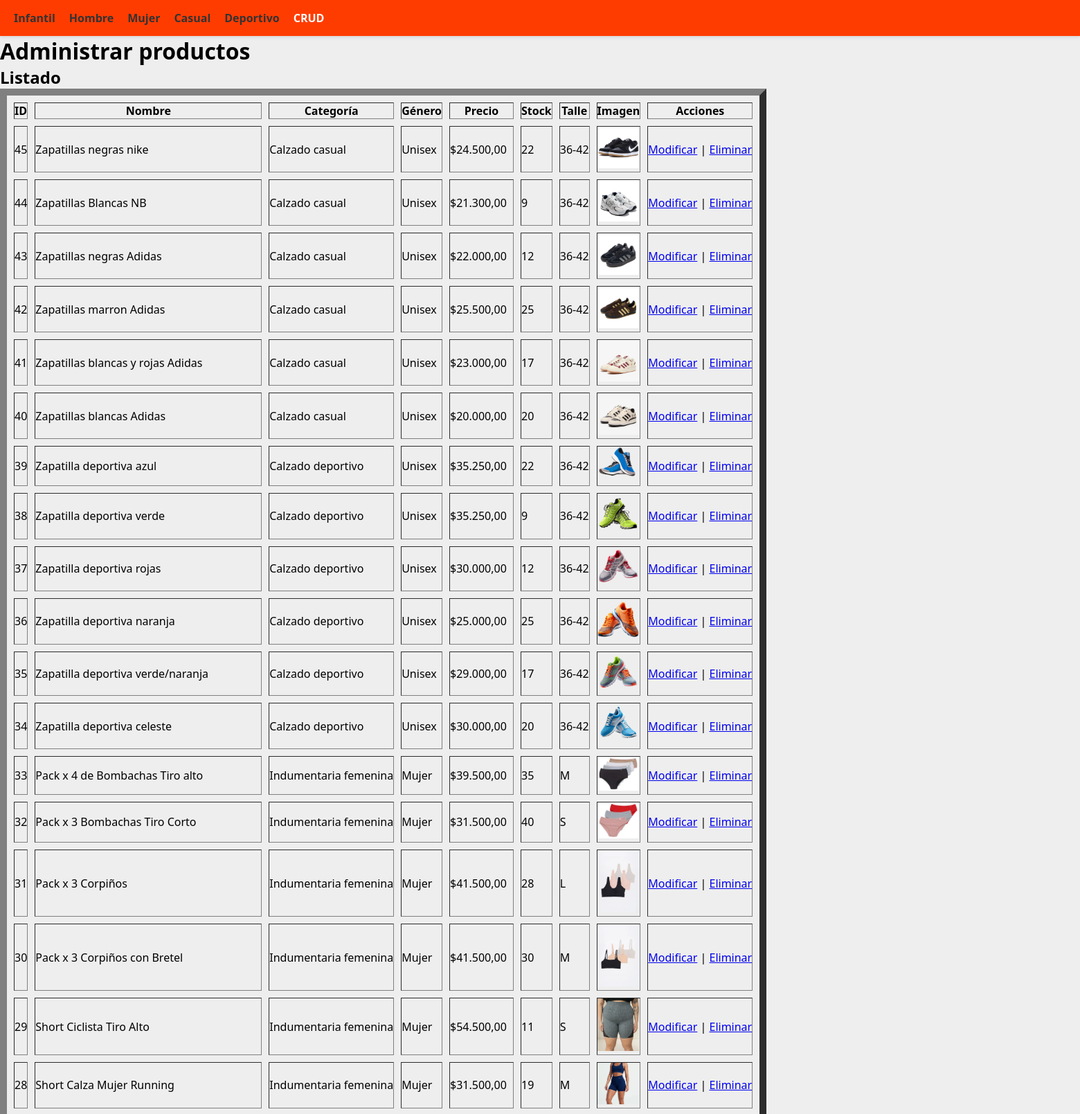
Page /paginabotas.php (upper part) on the committed database.
### tables this page shows
CREATE TABLE productos (
    id_producto   INT AUTO_INCREMENT PRIMARY KEY,
    nombre        VARCHAR(100),
    descripcion   VARCHAR(250),
    precio        DECIMAL(10,2),
    stock         INT,
    id_categoria  INT,
    id_genero     INT,
    talle         VARCHAR(10),
    imagen        VARCHAR(255),
    FOREIGN KEY (id_categoria) REFERENCES categoria (id_categoria),
    FOREIGN KEY (id_genero)    REFERENCES generos (id_genero)
);

CREATE TABLE categoria (
    id_categoria INT AUTO_INCREMENT PRIMARY KEY,
    categoria    VARCHAR(50)
);

CREATE TABLE generos (
    id_genero INT AUTO_INCREMENT PRIMARY KEY,
    genero    VARCHAR(20) UNIQUE
);

### paginabotas.php (the view, shortened to what this page needs)
<!DOCTYPE html>
<?php
$conexion = conectarDB();
$sql = "SELECT p.*, c.categoria, g.genero
        FROM productos p
        JOIN categoria c ON p.id_categoria = c.id_categoria
        JOIN generos   g ON p.id_genero    = g.id_genero
        ORDER BY p.id_producto DESC";
$productos = mysqli_query($conexion, $sql);
?>
<html lang="es">
<head>
        <link rel="stylesheet" href="styles.css">
</head>
<body class="body-infantil">
<nav class="barra-navegacion">
    <ul>
      <li><a href="paginainfantil.php">Infantil</a></li>
      <li><a href="hombre.php">Hombre</a></li>
      <li><a href="paginamujer.php">Mujer</a></li>
      <li><a href="paginacasual.php">Casual</a></li>
      <li><a href="paginadeport.php">Deportivo</a></li>
      <li><a href="paginabotas.php" class="activo">CRUD</a></li>
      <li><a class="boton-principal-paginas" href="paginaprincipal.php">ZonaOutfit</a></li>
    </ul>
</nav>
<h1>Administrar productos</h1>
<h2>Listado</h2>
<table border="10" cellpadding="5" cellspacing="10">
    <thead>
        <tr>
            <th>ID</th>
            <th>Nombre</th>
            <th>Categoría</th>
            <th>Género</th>
            <th>Precio</th>
            <th>Stock</th>
            <th>Talle</th>
            <th>Imagen</th>
            <th>Acciones</th>
        </tr>
    </thead>
    <tbody>
    <?php while ($p = mysqli_fetch_assoc($productos)): ?>
        <tr>
            <td><?php echo $p['id_producto']; ?></td>
            <td><?php echo htmlspecialchars($p['nombre']); ?></td>
            <td><?php echo htmlspecialchars($p['categoria']); ?></td>
            <td><?php echo htmlspecialchars($p['genero']); ?></td>
            <td>$<?php echo number_format($p['precio'], 2, ',', '.'); ?></td>
            <td><?php echo $p['stock']; ?></td>
            <td><?php echo htmlspecialchars($p['talle']); ?></td>
            <td>
                <?php if ($p['imagen']): ?>
                    <img src="<?php echo $p['imagen']; ?>" alt="" style="width:60px;">
                <?php endif; ?>
            </td>
            <td>
                <a href="modificarProducto.php?id=<?php echo $p['id_producto']; ?>">Modificar</a>
                |
                <a href="funciones/baja.php?id=<?php echo $p['id_producto']; ?>"
                   onclick="return confirm('¿Eliminar este producto?');">
                   Eliminar
                </a>
            </td>
        </tr>
    <?php endwhile; ?>
    </tbody>
</table>
</body>
</html>

### styles.css (style rules this page uses)
* { margin: 0; padding: 0; box-sizing: border-box; font-family: system-ui, -apple-system, BlinkMacSystemFont, 'Segoe UI', Roboto, Oxygen, Ubuntu, Cantarell, 'Open Sans', 'Helvetica Neue', sans-serif, sans-serif; }
body { background: #eeeeee; }
.barra-navegacion { background: #ff3c00; padding: 15px 20px; box-shadow: 0 2px 5px rgba(0, 0, 0, 0.1); }
.barra-navegacion ul { list-style: none; display: flex; gap: 20px; margin: 0; padding: 0; }
.barra-navegacion a { text-decoration: none; color: #333; font-weight: bold; }
.barra-navegacion a.activo { color: #ffffff; }

### rows in the picture
productos: id_producto "45", nombre "Zapatillas negras nike", id_categoria.categoria "Calzado casual", id_genero.genero "Unisex", precio "24.500,00", stock "22", talle "36-42", imagen (picture)
productos: id_producto "44", nombre "Zapatillas Blancas NB", id_categoria.categoria "Calzado casual", id_genero.genero "Unisex", precio "21.300,00", stock "9", talle "36-42", imagen (picture)
productos: id_producto "43", nombre "Zapatillas negras Adidas", id_categoria.categoria "Calzado casual", id_genero.genero "Unisex", precio "22.000,00", stock "12", talle "36-42", imagen (picture)
productos: id_producto "42", nombre "Zapatillas marron Adidas", id_categoria.categoria "Calzado casual", id_genero.genero "Unisex", precio "25.500,00", stock "25", talle "36-42", imagen (picture)
productos: id_producto "41", nombre "Zapatillas blancas y rojas Adidas", id_categoria.categoria "Calzado casual", id_genero.genero "Unisex", precio "23.000,00", stock "17", talle "36-42", imagen (picture)
productos: id_producto "40", nombre "Zapatillas blancas Adidas", id_categoria.categoria "Calzado casual", id_genero.genero "Unisex", precio "20.000,00", stock "20", talle "36-42", imagen (picture)
productos: id_producto "39", nombre "Zapatilla deportiva azul", id_categoria.categoria "Calzado deportivo", id_genero.genero "Unisex", precio "35.250,00", stock "22", talle "36-42", imagen (picture)
productos: id_producto "38", nombre "Zapatilla deportiva verde", id_categoria.categoria "Calzado deportivo", id_genero.genero "Unisex", precio "35.250,00", stock "9", talle "36-42", imagen (picture)
productos: id_producto "37", nombre "Zapatilla deportiva rojas", id_categoria.categoria "Calzado deportivo", id_genero.genero "Unisex", precio "30.000,00", stock "12", talle "36-42", imagen (picture)
productos: id_producto "36", nombre "Zapatilla deportiva naranja", id_categoria.categoria "Calzado deportivo", id_genero.genero "Unisex", precio "25.000,00", stock "25", talle "36-42", imagen (picture)
productos: id_producto "35", nombre "Zapatilla deportiva verde/naranja", id_categoria.categoria "Calzado deportivo", id_genero.genero "Unisex", precio "29.000,00", stock "17", talle "36-42", imagen (picture)
productos: id_producto "34", nombre "Zapatilla deportiva celeste", id_categoria.categoria "Calzado deportivo", id_genero.genero "Unisex", precio "30.000,00", stock "20", talle "36-42", imagen (picture)
productos: id_producto "33", nombre "Pack x 4 de Bombachas Tiro alto", id_categoria.categoria "Indumentaria femenina", id_genero.genero "Mujer", precio "39.500,00", stock "35", talle "M", imagen (picture)
productos: id_producto "32", nombre "Pack x 3 Bombachas Tiro Corto", id_categoria.categoria "Indumentaria femenina", id_genero.genero "Mujer", precio "31.500,00", stock "40", talle "S", imagen (picture)
productos: id_producto "31", nombre "Pack x 3 Corpiños", id_categoria.categoria "Indumentaria femenina", id_genero.genero "Mujer", precio "41.500,00", stock "28", talle "L", imagen (picture)
productos: id_producto "30", nombre "Pack x 3 Corpiños con Bretel", id_categoria.categoria "Indumentaria femenina", id_genero.genero "Mujer", precio "41.500,00", stock "30", talle "M", imagen (picture)
productos: id_producto "29", nombre "Short Ciclista Tiro Alto", id_categoria.categoria "Indumentaria femenina", id_genero.genero "Mujer", precio "54.500,00", stock "11", talle "S", imagen (picture)
productos: id_producto "28", nombre "Short Calza Mujer Running", id_categoria.categoria "Indumentaria femenina", id_genero.genero "Mujer", precio "31.500,00", stock "19", talle "M", imagen (picture)
